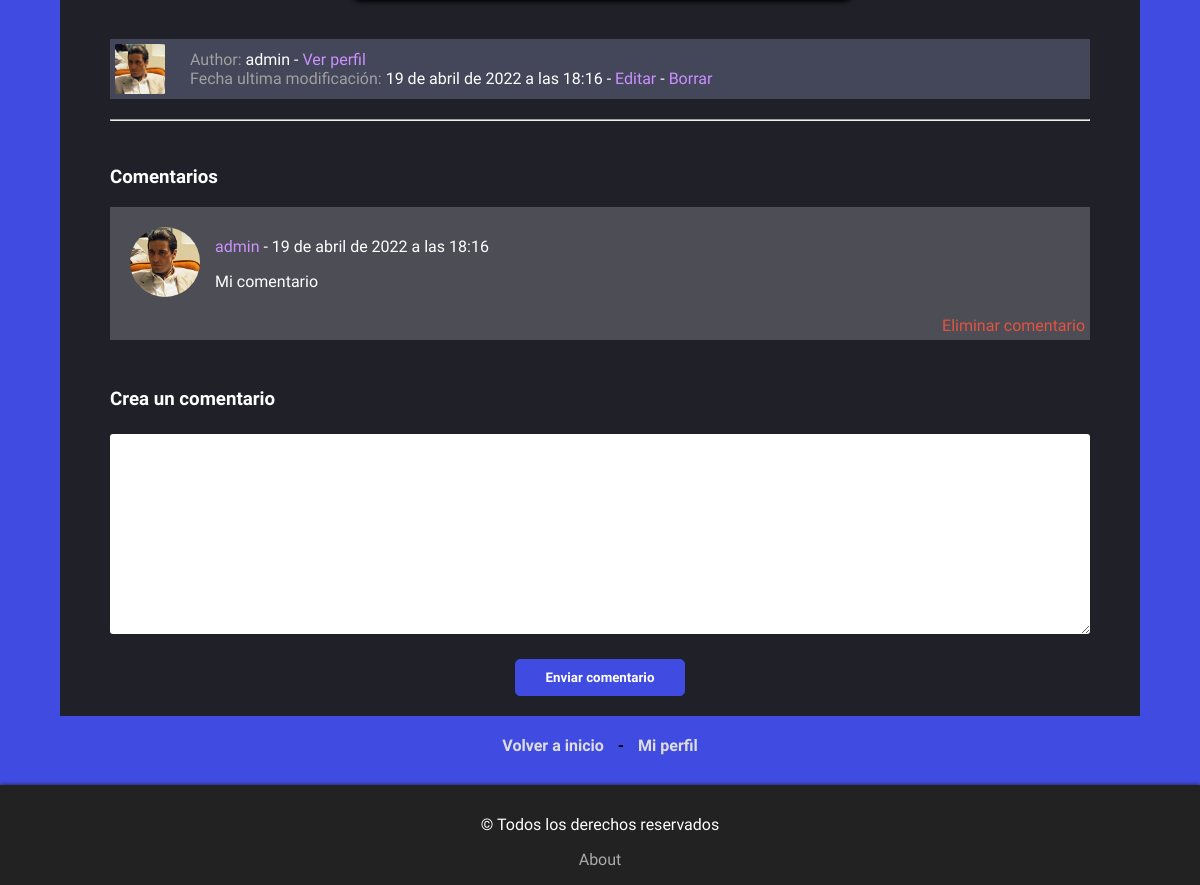
Before: /pages/admin/14 (signed in, lower part) with the older database file.
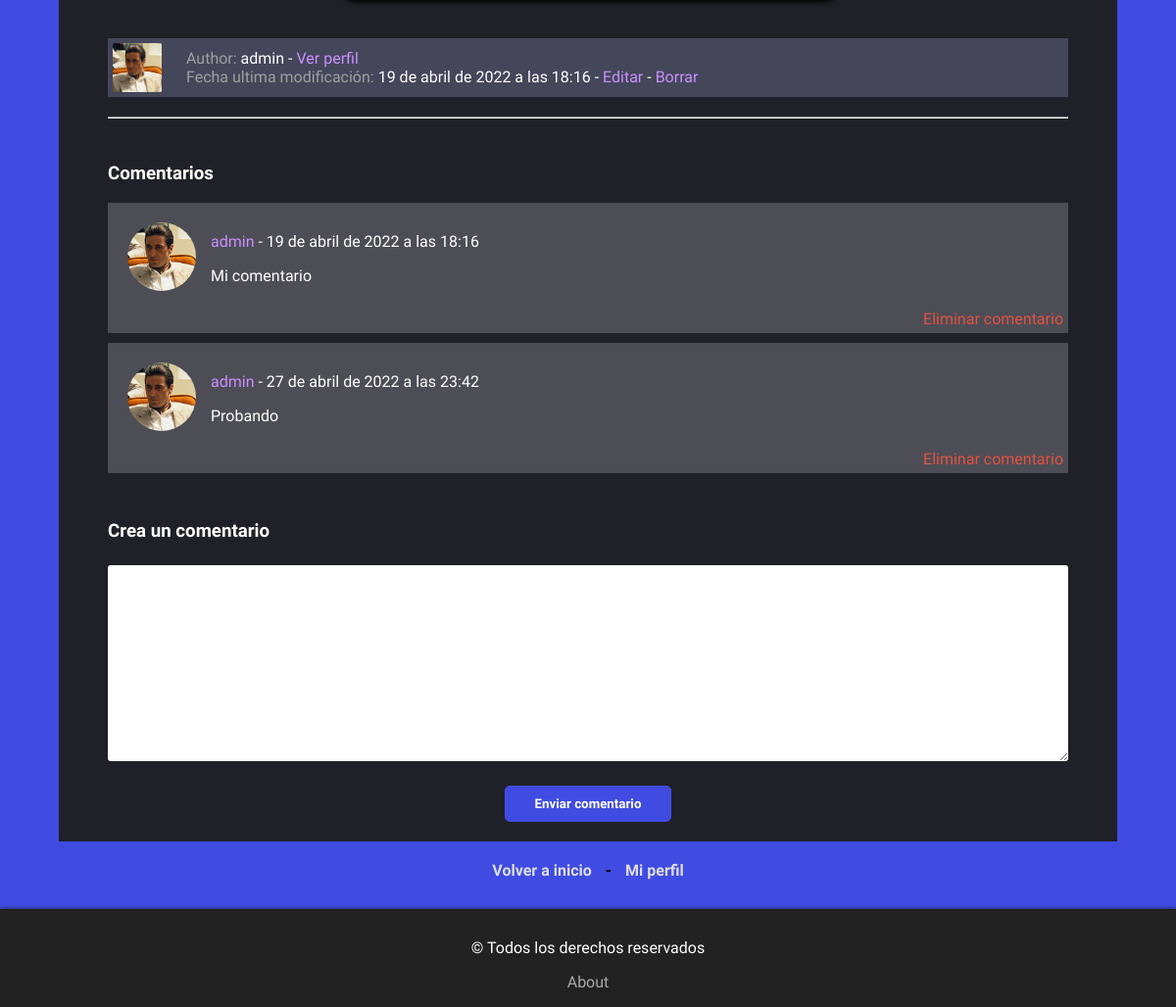
After: the same page with the newer database file.
### blogs/models.py (models this page shows, shortened)
class Blog(models.Model):
    title = models.CharField(max_length=255)
    subtitle = models.CharField(max_length=255)
    author = models.ForeignKey(User, on_delete=models.CASCADE)
    body = RichTextField(null=True, blank=True)
    blog_image = models.ImageField(upload_to='blogs/', blank=True)
    date = models.DateTimeField(auto_now_add=True)
    modification_date = models.DateTimeField(auto_now=True)
    calification = models.IntegerField(
        validators=[MinValueValidator(0),
                    MaxValueValidator(10)])

class Comments(models.Model):
    commentator = models.ForeignKey(User, on_delete=models.CASCADE)
    date = models.DateTimeField(auto_now_add=True)
    comment = models.TextField()
    post = models.ForeignKey(Blog, related_name='comments', on_delete=models.CASCADE)

### accounts/models.py (models this page shows, shortened)
class UserProfile(models.Model):
    user = models.OneToOneField(User, on_delete=models.CASCADE)
    avatar = models.ImageField(upload_to='avatares/', default='default.jpg')
    description = models.TextField(null=True, blank=True)
    website = models.CharField(max_length=220, null=True, blank=True)

### blogs/views.py (the view)
# urls.py: path('pages/<str:author>/<int:pk>', detail_post, name='post_detail'),
@login_required
def detail_post(request, pk, author):
    post = Blog.objects.get(pk=pk)
    if post.author.username == author:
        if request.method == 'POST':
            comment_form = CommentForm(request.POST)
            if comment_form.is_valid():
                data = comment_form.cleaned_data
                print(data['comment'])
                commentator = request.user
                new_comment = Comments(commentator=commentator, post=Blog.objects.get(pk=pk), comment=data['comment'])
                new_comment.save()
                comments = Comments.objects.filter(post=post)
                context = {
                    'post':post,
                    'comment_form': CommentForm(),
                    'comments': comments
                    }
                return render(request, 'post_details.html', context)
        else:
            comment_form = CommentForm()
            comments = Comments.objects.filter(post=post)
            context = {
                'post':post,
                'comment_form': comment_form,
                'comments':comments
            }
            return render(request, 'post_details.html', context)
    else:
        return redirect('home')

### blogs/forms.py
class CommentForm(forms.ModelForm):
    class Meta:
        model = Comments
        fields = ['comment']

### blogs/templates/post_details.html (shortened to what this page needs)
{% extends "index.html" %}
{% block estilos %}
    {% load static %}
    <link rel="stylesheet" href={% static "css\postdetails.css" %}>
{% endblock estilos %}
{% block post %}
<div class='container'>
    <div class='main-contenedor'>
        <br>
        <br>
        <div class='author-details'>
            <img src={{post.author.userprofile.avatar.url}} alt="">
            <div class='author'>
                <p class='p-author'><span class='etiqueta'>Author:</span> {{post.author.username}} - <a href={% url 'other_user_profile' post.author.username%}>Ver perfil</a></p>
                {% if post.author == request.user %}
                    <p class='p-modified'><span class='etiqueta'>Fecha ultima modificación: </span> {{post.modification_date}} -
                        <a class='post-detalles' href={% url 'edit_post' pk=post.pk %}>Editar</a> -
                        <a class='post-detalles' href={% url 'delete_post' pk=post.pk %}>Borrar</a>
                    </p>
                {% else %}
                    <p class='p-modified'><span class='etiqueta'>Fecha ultima modificación: </span> {{post.modification_date}}</p>
                {% endif %}
            </div>
        </div>
        <hr><br>
        <div>
            <h3>Comentarios</h3>
            {% if comments %}
                {% for comentario in comments  %}
                    <div class = 'comment-card'>
                        <div class = 'comment-card-data'>
                            <div>
                                <img src={{comentario.commentator.userprofile.avatar.url}} alt="">
                            </div>
                            <div>
                                <p><a href={% url 'other_user_profile' username=comentario.commentator.username%}>{{comentario.commentator}}</a> - {{comentario.date}}</p>
                                <p>{{comentario.comment}}</p>
                            </div>
                        </div>
                        {%  if comentario.commentator == request.user or post.author == request.user%}
                            <p class='p-commentario'><a class='eliminar-comentario' href="{% url 'delete_comment' pk=post.pk pkcomment=comentario.pk%}?next={{ request.path|urlencode }}">Eliminar comentario</a></p>
                        {% endif %}
                    </div>
                {% endfor %}
            {% else %}
                <p>Este post no tiene comentarios</p>
            {% endif %}
            <br>
            {% if user.is_authenticated %}
            <div class='create-comment'>
                <h3>Crea un comentario</h3>
                <form action="" method='post'>
                    {{comment_form}}
                    <button class='boton' type='submit'>Enviar comentario</button>
                </form>
            </div>
            {% endif %}
        </div>
    </div>
</div>
<div class='final-links'><a href={% url 'home' %}>Volver a inicio</a> - <a href={% url 'my_profile' %}>Mi perfil</a></div>
{% endblock post %}

### index/templates/index.html (shortened to what this page needs)
<!DOCTYPE html>
<html lang="en">
<head>
    {% load static %}
    <link rel="stylesheet" href={% static "css\style.css" %}>
    <link rel="stylesheet" href={% static "css\nav-style.css" %}>
    {% block estilos %}
    {% endblock estilos %}
</head>
<body>
    <div class='super-container'>
        <div class:'sub-container'>
        {% block loginmain %}
        {% block logout %}
        {% block perfil %}
        {% block nuevo_post %}
        {% block post %}{% endblock post %}
        {% endblock nuevo_post %}
        {% endblock perfil %}
        {% endblock logout %}
        {% endblock loginmain %}
    </div>
<div class='sub-container'>
    <footer class = 'footer'>
        <p class='texto-footer'>© Todos los derechos reservados</p>
        <p><a href={% url 'about' %}>About</a></p>
    </footer>
</div>
</div>
</body>
</html>

### index/static/css/style.css (style rules this page uses)
html { background-color: #404be2; margin: 0; padding: 0; font-family: 'Varela Round', sans-serif; min-height: 100%; box-sizing: border-box; }
body { margin: 0; padding: 0; min-height: 100%; height: 100vh; }
.boton { padding: 10px 30px; font-family: 'Varela Round'; background-color: #404be2; display: inline-block; text-decoration: none; color: #FFF; font-weight: bold; border-radius: 5px; border: 1px solid #404be2; cursor: pointer; transition: all 0.2s; margin: 0 20px; text-align: center; }
textarea { width: 100%; font-size: 1rem; display: block; padding: 10px; margin: 5px auto; border: none; border-radius: 3px; transition: all 0.5s; box-sizing: border-box; }
.final-links { text-align: center; font-weight: bold; margin: 10px 0px 30px 0; }
.final-links a { text-decoration: none; color: #DDD; transition: all 0.3s; margin: 0 10px; }
.super-container { height: 100%; display: flex; flex-direction: column; justify-content: space-between; }
.footer { height: 100px; width: 100%; display: flex; flex-direction: column; align-items: center; justify-content: flex-end; background-color: #222; color: #fff; box-shadow: 0px 0px 4px #222; }
.texto-footer { margin: 0; }
.footer a { color: #aaa; text-decoration: none; }

### index/static/css/nav-style.css (style rules this page uses)
html, body { margin: 0px; padding: 0px; }

### index/static/css/postdetails.css (style rules this page uses)
html { background-color: #404be2; height: 100%; font-family: 'Varela Round', sans-serif; }
body { height: 100%; }
.container { display: flex; flex-direction: column; }
.main-contenedor { background-color: rgba(31, 31, 31, 0.95); color: #FFF; padding: 50px; padding-bottom: 20px; box-sizing: border-box; margin: 30px auto; margin-bottom: 10px; width: 90%; }
a { text-decoration: none; color: #ca91ff; }
.author-details { margin: 20px 0; display: flex; justify-content: flex-start; align-items: center; background-color:#44465a; padding: 5px; }
.author { display: flex; flex-direction: column; margin-right: 25px; }
.author p { margin: 0; }
.etiqueta { color: #a0a0a0; }
.author-details img { width: 50px; height: 50px; margin-right: 25px; object-fit: cover; border-radius: 3%; }
.comment-card { background-color: #abacb652; margin: 10px 0; padding: 5px 5px; }
.comment-card-data { display: flex; align-items: center; }
.comment-card-data img { width: 70px; height: 70px; object-fit: cover; align-self: flex-start; border-radius: 50%; margin: 15px; }
.eliminar-comentario { color: #e25340; }
.p-commentario { text-align: right; margin: 0; }
.create-comment form { display: flex; flex-direction: column; align-items: center; }
.create-comment form button { max-width: 200px; margin-top: 20px; }

Changed rows visible on the page:
added Comments: commentator.userprofile.avatar (picture), commentator "admin", date "27 de abril de 2022 a las 23:42", comment "Probando"
